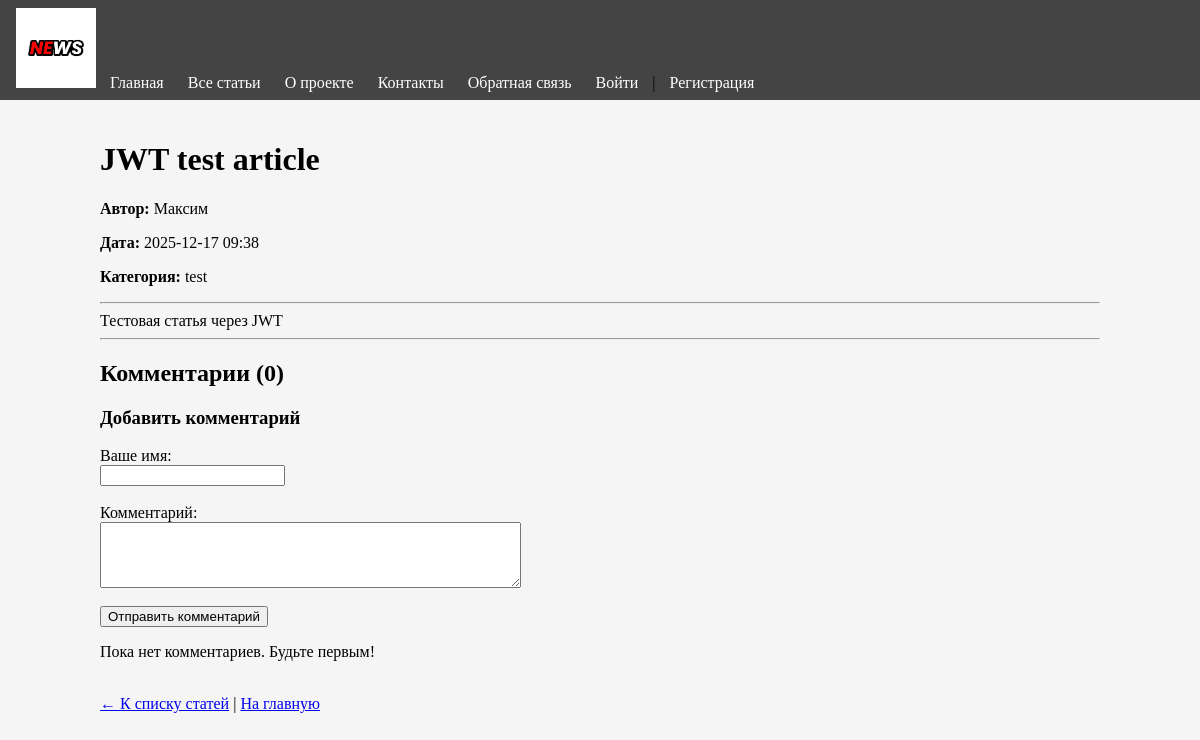
Screenshot of /news/1 with the database file from the repository.
### app.py (models this page shows, shortened)
class Article(db.Model):
	id = db.Column(db.Integer, primary_key=True)
	title = db.Column(db.String(150), nullable=False)
	text = db.Column(db.Text, nullable=False)
	category = db.Column(db.String(50), nullable=False, default='general')
	created_date = db.Column(db.DateTime, default=datetime.utcnow)
	user_id = db.Column(db.Integer, db.ForeignKey('user.id'), nullable=False)

class User(db.Model):
	id = db.Column(db.Integer, primary_key=True)
	name = db.Column(db.String(100), nullable=False)
	email = db.Column(db.String(100), unique=True, nullable=False)
	hashed_password = db.Column(db.String(200), nullable=False)
	created_date = db.Column(db.DateTime, default=datetime.utcnow)
	articles = db.relationship('Article', backref='author')

### app.py (the view, shortened to what this page needs)
@app.route('/news/<int:id>', methods=['GET', 'POST'])
def news(id):
	article = Article.query.get_or_404(id)
	return render_template('news.html', article=article)

### templates/news.html
{% extends "base.html" %} {% block title %}{{ article.title }}{% endblock %} {%
block content %}
<h1>{{ article.title }}</h1>
<div>
	<p><strong>Автор:</strong> {{ article.author.name }}</p>
	<p>
		<strong>Дата:</strong> {{ article.created_date.strftime('%Y-%m-%d %H:%M') }}
	</p>
	<p><strong>Категория:</strong> {{ article.category }}</p>
</div>
<hr />
<div>{{ article.text|safe }}</div>
<hr />
<h2>Комментарии ({{ article.comments|length }})</h2>
<div>
	<h3>Добавить комментарий</h3>
	<form method="POST">
		<div>
			<label>Ваше имя:</label><br />
			<input type="text" name="author_name" required />
		</div>
		<br />
		<div>
			<label>Комментарий:</label><br />
			<textarea name="comment_text" rows="4" cols="50" required></textarea>
		</div>
		<br />
		<div>
			<button type="submit">Отправить комментарий</button>
		</div>
	</form>
</div>
<div>
	{% if article.comments %} {% for comment in article.comments %}
	<div>
		<strong>{{ comment.author_name }}</strong>
		<small>{{ comment.date.strftime('%Y-%m-%d %H:%M') }}</small>
		<p>{{ comment.text }}</p>
	</div>
	{% endfor %} {% else %}
	<p>Пока нет комментариев. Будьте первым!</p>
	{% endif %}
</div>
<br />
<div>
	<a href="{{ url_for('articles') }}">← К списку статей</a> |
	<a href="{{ url_for('default') }}">На главную</a>
</div>
{% endblock %}

### static/style.css (style rules this page uses)
body { background-color: #f5f5f5; margin: 0; padding: 0; }

### rows the page displays
Article: title "JWT test article", created_date "2025-12-17 09:38", category "test", text "Тестовая статья через JWT"
User: author.name "Максим"

### other values shown
{{ article.comments|length }} "0"
